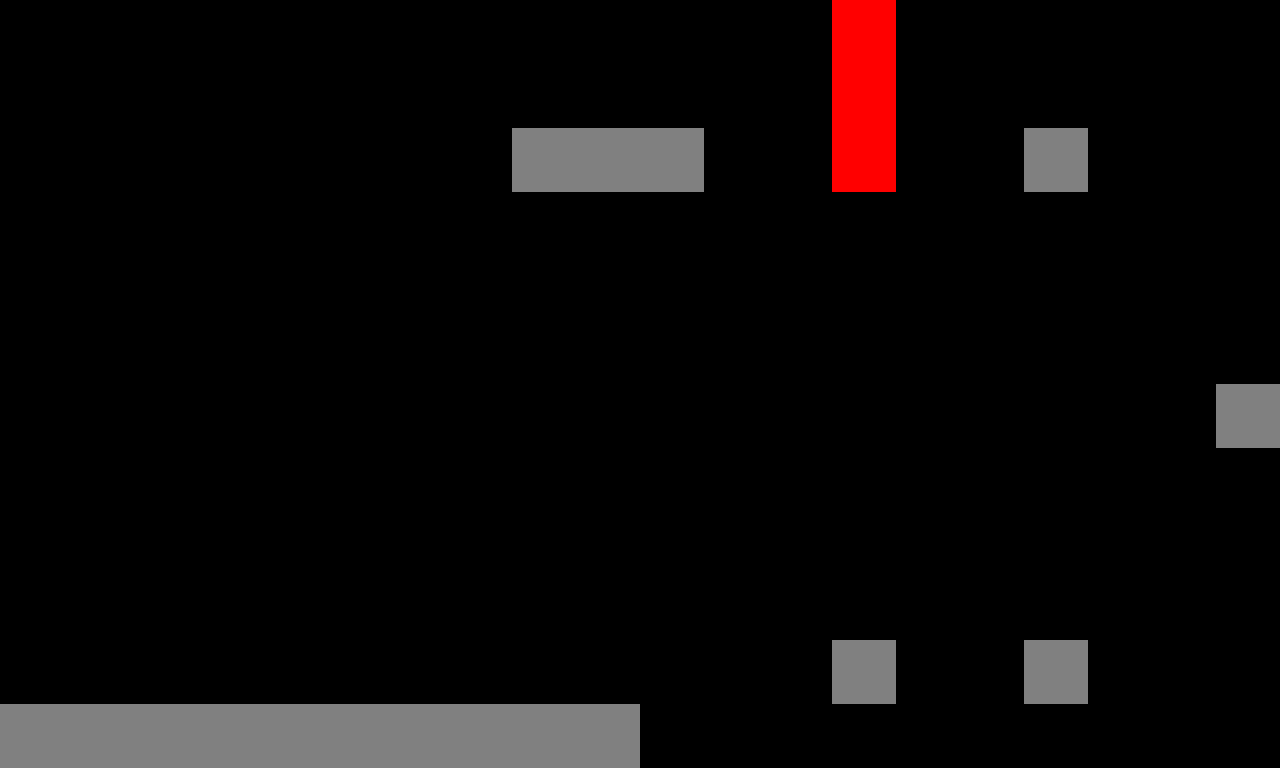

A 2D game scene composited from a Tiled map and its tileset images. What follows is a short description and the map's XML, with every tile layer's data as written:
An orthogonal 20x12 tile map with 64x64 px tiles, 1 tile layer (Tile Layer 1).

<map version="1.10" tiledversion="1.10.2" orientation="orthogonal" renderorder="left-up" width="20" height="12" tilewidth="64" tileheight="64" infinite="0" nextlayerid="2" nextobjectid="1">
 <tileset firstgid="1" source="test_tiles.tsx" />
 <layer id="1" name="Tile Layer 1" width="20" height="12">
  <data encoding="csv">
0,0,0,0,0,0,0,0,0,0,0,0,0,2,0,0,0,0,0,0,
0,0,0,0,0,0,0,0,0,0,0,0,0,2,0,0,0,0,0,0,
0,0,0,0,0,0,0,0,1,1,1,0,0,2,0,0,1,0,0,0,
0,0,0,0,0,0,0,0,0,0,0,0,0,0,0,0,0,0,0,0,
0,0,0,0,0,0,0,0,0,0,0,0,0,0,0,0,0,0,0,0,
0,0,0,0,0,0,0,0,0,0,0,0,0,0,0,0,0,0,0,0,
0,0,0,0,0,0,0,0,0,0,0,0,0,0,0,0,0,0,0,1,
0,0,0,0,0,0,0,0,0,0,0,0,0,0,0,0,0,0,0,0,
0,0,0,0,0,0,0,0,0,0,0,0,0,0,0,0,0,0,0,0,
0,0,0,0,0,0,0,0,0,0,0,0,0,0,0,0,0,0,0,0,
0,0,0,0,0,0,0,0,0,0,0,0,0,1,0,0,1,0,0,0,
1,1,1,1,1,1,1,1,1,1,0,0,0,0,0,0,0,0,0,0
</data>
 </layer>
</map>
